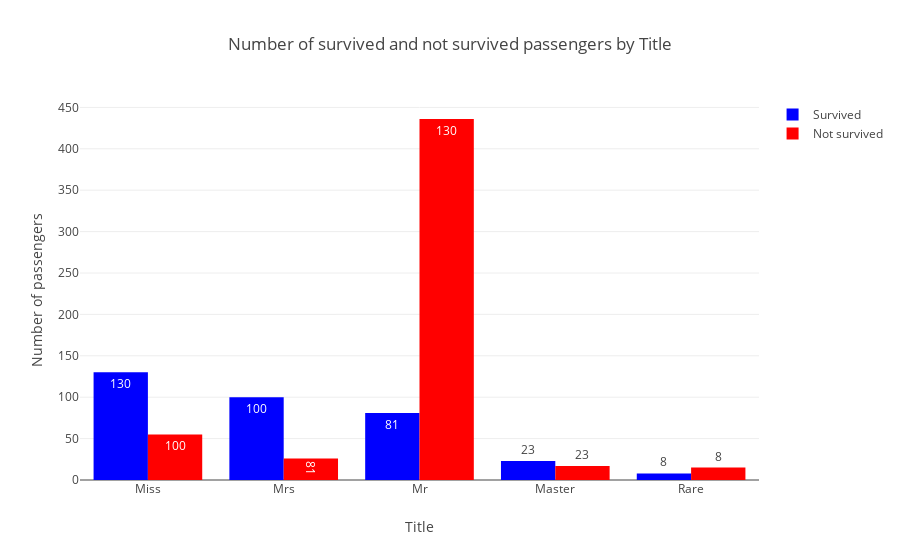

The code cell stored with this chart in its notebook:
### Code cell
plot_survived_bar(get_survived_categories(train_df,'Title'), 'Title')

### Figure 1 — Plotly figure (JSON) as saved in the notebook; plotly's stock layout.template omitted (floating-point values rounded to 4 significant figures)
{"data": [{"marker": {"color": "Blue"}, "name": "Survived", "text": [130, 100, 81, 23, 8], "type": "bar", "uid": "d7abe207-2fc7-4da0-8ca7-a6e2f92237fb", "x": ["Miss", "Mrs", "Mr", "Master", "Rare"], "y": [130, 100, 81, 23, 8]}, {"marker": {"color": "Red"}, "name": "Not survived", "text": [130, 100, 81, 23, 8], "type": "bar", "uid": "81f6827b-aaa4-4855-a048-940c81f7df4d", "x": ["Mr", "Miss", "Mrs", "Master", "Rare"], "y": [436, 55, 26, 17, 15]}], "layout": {"hovermode": "closest", "title": {"text": "Number of survived and not survived passengers by Title"}, "xaxis": {"showticklabels": true, "title": {"text": "Title"}}, "yaxis": {"title": {"text": "Number of passengers"}}}}
